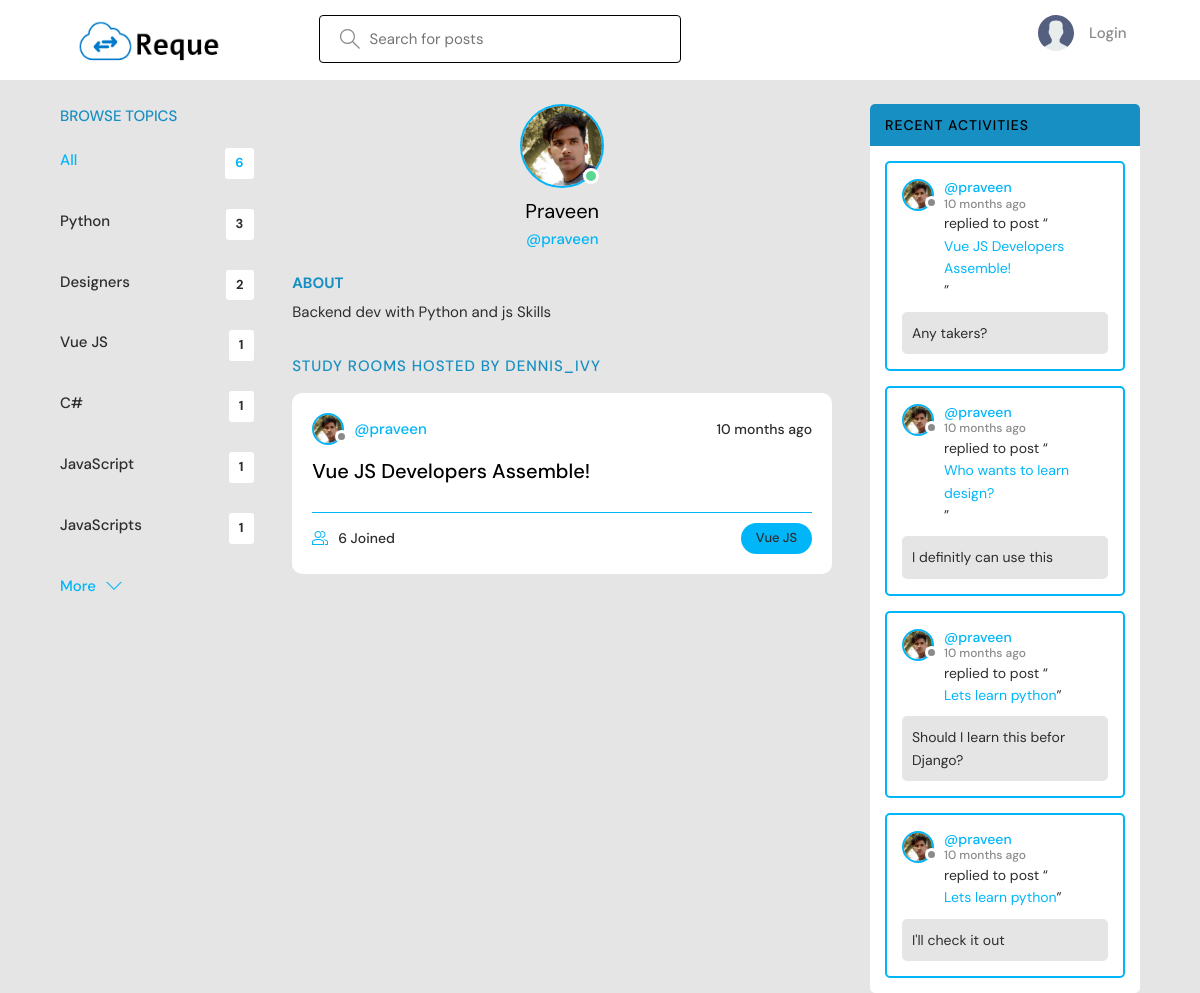
The app's page /profile/2/ with its own data.
### base/models.py (models this page shows, shortened)
class Topic(models.Model):
    name = models.CharField(max_length=200)

class User(AbstractUser):
    username = models.CharField(max_length=200,unique=True, null=True)
    name = models.CharField(max_length=200, null=True)
    email = models.EmailField(unique=True, null=True)
    bio = models.TextField(null=True)
    avatar = models.ImageField(null=True, default="avatar.svg")
    USERNAME_FIELD = 'username'
    REQUIRED_FIELDS = []

class Room(models.Model):
    host = models.ForeignKey(User, on_delete=models.SET_NULL, null=True)
    topic = models.ForeignKey(Topic, on_delete=models.SET_NULL, null=True)
    name = models.CharField(max_length=200)
    description = models.TextField(null=True, blank=True)
    participants = models.ManyToManyField(
        User, related_name='participants', blank=True)
    updated = models.DateTimeField(auto_now=True)
    created = models.DateTimeField(auto_now_add=True)
    class Meta:
        ordering = ['-updated', '-created']
    def __str__(self):
        return self.name

class Message(models.Model):
    user = models.ForeignKey(User, on_delete=models.CASCADE)
    room = models.ForeignKey(Room, on_delete=models.CASCADE)
    body = models.TextField()
    updated = models.DateTimeField(auto_now=True)
    created = models.DateTimeField(auto_now_add=True)
    class Meta:
        ordering = ['-updated', '-created']

### base/views.py (the view)
# urls.py: path('profile/<str:pk>/', views.userProfile, name="user-profile"),
def userProfile(request, pk):
    user = User.objects.get(id=pk)
    rooms = user.room_set.all()
    room_messages = user.message_set.all()
    topics = Topic.objects.all()
    context = {'user': user, 'rooms': rooms,
               'room_messages': room_messages, 'topics': topics}
    return render(request, 'base/profile.html', context)

### base/templates/base/profile.html (shortened to what this page needs)
{% extends 'main.html' %}
{% block content %}
<main class="profile-page layout layout--3">
  <div class="container">
    {% include 'base/topics_component.html' %}
    <div class="roomList">
      <div class="profile">
        <div class="profile__avatar">
          <div class="avatar avatar--large active">
            <img src="{{user.avatar.url}}" />
          </div>
        </div>
        <div class="profile__info">
          <h3>{{user.name}}</h3>
          <p>@{{user.username}}</p>
        </div>
        <div class="profile__about">
          <h3>About</h3>
          <p>
            {{user.bio}}
          </p>
        </div>
      </div>
      <div class="roomList__header">
        <div>
          <h2>Study Rooms Hosted by dennis_ivy</a>
          </h2>
        </div>
      </div>
      {% include 'base/feed_component.html' %}
    </div>
    {% include 'base/activity_component.html' %}
  </div>
</main>
{% endblock content %}

### templates/main.html (shortened to what this page needs)
<!DOCTYPE html>
{% load static %}
<html lang="en">
<head>
    <link rel="stylesheet" href="{% static 'styles/style.css' %}" />
</head>
<body>
    {% include 'navbar.html' %}
    {% block content %}
    {% endblock %}
</body>
</html>

### templates/navbar.html (shortened to what this page needs)
{% load static %}
<header class="header header--loggedIn">
    <div class="container">
        <a href="{% url 'home' %}" class="header__logo">
            <img src="{% static 'images/logo.png' %}" />
        </a>
        <form class="header__search" method="GET" action="{% url 'home' %}">
            <label>
                <input name="q" placeholder="Search for posts" />
            </label>
        </form>
        <nav class="header__menu">
            {% if request.user.is_authenticated %}
            <div class="header__user">
                <a href="{% url 'update-user' %}">
                    <div class="avatar avatar--medium active">
                        <img src="{{request.user.avatar.url}}" />
                    </div>
                    <p>{{request.user.username}} <span>@{{request.user.username}}</span></p>
                </a>
                <button class="dropdown-button">
                    <svg version="1.1" xmlns="http://www.w3.org/2000/svg" width="32" height="32" viewBox="0 0 32 32">
                        <title>chevron-down</title>
                        <path d="M16 21l-13-13h-3l16 16 16-16h-3l-13 13z"></path>
                    </svg>
                </button>
            </div>
            {% else %}
            <a href="{% url 'login' %}">
                <img src="{% static 'images/avatar.svg' %}" />
                <p>Login</p>
            </a>
            {% endif %}
        </nav>
    </div>
</header>

### base/templates/base/topics_component.html
<div class="topics">
    <div class="topics__header">
        <h2>Browse Topics</h2>
    </div>
    <ul class="topics__list">
        <li>
            <a href="{% url 'home' %}" class="active">All <span>{{topics.count}}</span></a>
        </li>
        {% for topic in topics %}
        <li>
            <a href="{% url 'home' %}?q={{topic.name}}">{{topic.name}}<span>{{topic.room_set.all.count}}</span></a>
        </li>
        {% endfor %}
    </ul>
    <a class="btn btn--link" href="{% url 'topics' %}">
        More
        <svg version="1.1" xmlns="http://www.w3.org/2000/svg" width="32" height="32" viewBox="0 0 32 32">
            <title>chevron-down</title>
            <path d="M16 21l-13-13h-3l16 16 16-16h-3l-13 13z"></path>
        </svg>
    </a>
</div>

### base/templates/base/feed_component.html (shortened to what this page needs)
{% for room in rooms %}
<div class="roomListRoom">
    <div class="roomListRoom__header">
        <a href="{% url 'user-profile' room.host.id %}" class="roomListRoom__author">
            <div class="avatar avatar--small">
                <img src="{{room.host.avatar.url}}" />
            </div>
            <span>@{{room.host.username}}</span>
        </a>
        <div class="roomListRoom__actions">
            <span>{{room.created|timesince}} ago</span>
        </div>
    </div>
    <div class="roomListRoom__content">
        <a href="{% url 'room' room.id %}">{{room.name}}</a>
    </div>
    <div class="roomListRoom__meta">
        <a href="{% url 'room' room.id %}" class="roomListRoom__joined">
            {{room.participants.all.count}} Joined
        </a>
        <p class="roomListRoom__topic">{{room.topic.name}}</p>
    </div>
</div>
{% endfor %}

### base/templates/base/activity_component.html (shortened to what this page needs)
<div class="activities">
    <div class="activities__header">
        <h2>Recent Activities</h2>
    </div>
    {% for message in room_messages %}
    <div class="activities__box">
        <div class="activities__boxHeader roomListRoom__header">
            <a href="{% url 'user-profile' message.user.id %}" class="roomListRoom__author">
                <div class="avatar avatar--small">
                    <img src="{{message.user.avatar.url}}" />
                </div>
                <p>
                    @{{message.user.username}}
                    <span>{{message.created|timesince}} ago</span>
                </p>
            </a>
        </div>
        <div class="activities__boxContent">
            <p>replied to post “<a href="{% url 'room' message.room.id %}">{{message.room}}</a>”</p>
            <div class="activities__boxRoomContent">{{message.body}}</div>
        </div>
    </div>
    {% endfor %}
</div>

### records on screen
Topic: name "Python", room_set.all.count "3"
Topic: name "Designers", room_set.all.count "2"
Topic: name "Vue JS", room_set.all.count "1"
Topic: name "C#", room_set.all.count "1"
Topic: name "JavaScript", room_set.all.count "1"
Topic: name "JavaScripts", room_set.all.count "1"
User: avatar (picture), name "Praveen", username "praveen", bio "Backend dev with Python and js Skills"
Room: host.avatar (picture), host.username "praveen", created "10 months", name "Vue JS Developers Assemble!", participants.all.count "6", topic.name "Vue JS"
Message: user.avatar (picture), user.username "praveen", created "10 months", room "Vue JS Developers Assemble!", body "Any takers?"
Message: user.avatar (picture), user.username "praveen", created "10 months", room "Who wants to learn design?", body "I definitly can use this"
Message: user.avatar (picture), user.username "praveen", created "10 months", room "Lets learn python", body "Should I learn this befor Django?"
Message: user.avatar (picture), user.username "praveen", created "10 months", room "Lets learn python", body "I'll check it out"

### other values on screen
{{ topics.count }} "6"
